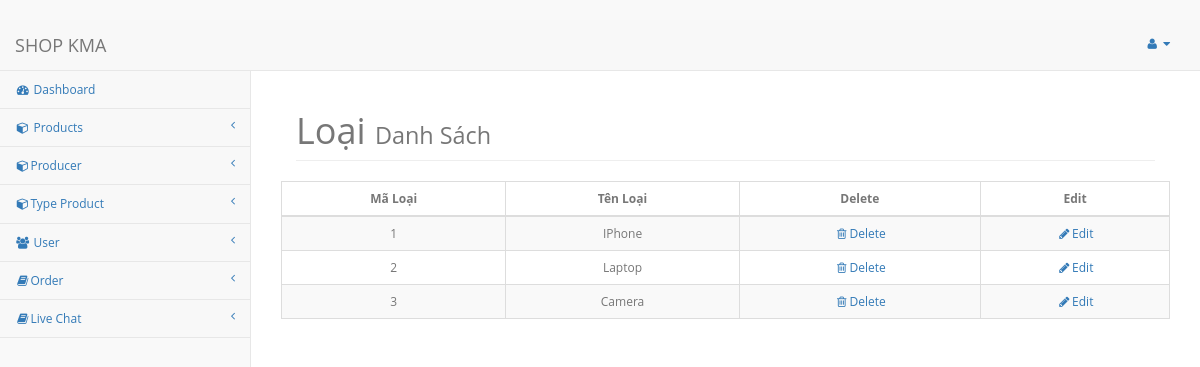
Page /listType (signed in) on the committed database.
### tables this page shows
CREATE TABLE `typeProducts` (
  `MaLoai` int(11) NOT NULL,
  `TenLoai` text NOT NULL,
  `createDate` timestamp NULL DEFAULT current_timestamp()
);

### src/Controller/AdminController.php (called while the page is built, shortened)
<?php
class AdminController
{
    public function listViewType()
    {
        require_once 'views/Admin/Type/listTypeView.php';
    }
}

### src/Core/Bootstrap.php (called while the page is built, shortened)
<?php
App::bind('config/app', require_once "config/app.php");
Route::load("config/router.php")
    ->direct(Request::uri()[0], Request::method());
?>

### index.php (called while the page is built, shortened)
<?php
require_once "./src/Core/Bootstrap.php";

### src/Database/DB.php (called while the page is built, shortened)
<?php
class DB
{
    private static $self;
    public static function makeConnection() {
        if (empty(self::$self)) {
            self::$self = new \mysqli(
              App::get('config/app')['database']['host'],
              App::get('config/app')['database']['username'],
              App::get('config/app')['database']['password'],
              App::get('config/app')['database']['database']
            );
        }
        return self::$self;
    }
}

### src/Model/AdminModel.php (called while the page is built, shortened)
<?php
class AdminModel
{
    public static function selectAllType()
    {
        return DB::makeConnection()->query("SELECT * FROM typeProducts");
    }
}

### src/Core/App.php (called while the page is built, shortened)
<?php
class App
{
    private static $aRegistry = [];
    public static function bind($key, $val)
    {
        self::$aRegistry[$key] = $val;
    }
    public static function get($key)
    {
        return array_key_exists($key, self::$aRegistry) ? self::$aRegistry[$key] : false;
    }
}

### src/Core/URL.php (called while the page is built, shortened)
<?php
class URL
{
    public static function uri($path = '') {
        if (empty($path)) {
            return App::get('config/app')['homeURL'];
        }
        return App::get('config/app')['homeURL'] . ltrim($path, '/');
    }
}

### views/Admin/Type/listTypeView.php (the view, shortened to what this page needs)
<?php
if (!isset($_SESSION['login_true'])) {
    header('location:' . URL::uri('admin'));
} else {
    require_once 'views/Admin/header.php';
    require_once 'views/Admin/navigation.php';
    $row = AdminModel::selectAllType()->fetch_all();
    ?>
    <div id="page-wrapper">
        <div class="container-fluid">
            <div class="row">
                <div class="col-lg-12">
                    <h1 class="page-header">Loại
                        <small>Danh Sách</small>
                    </h1>
                </div>
                <table class="table table-striped table-bordered table-hover" id="dataTables-example"
                       style="text-align: center">
                    <thead>
                    <tr align="center" style="text-align: center">
                        <th style="text-align: center">Mã Loại</th>
                        <th style="text-align: center">Tên Loại</th>
                        <th style="text-align: center">Delete</th>
                        <th style="text-align: center">Edit</th>
                    </tr>
                    </thead>
                    <tbody>
                    <?php foreach ($row as $item): ?>
                        <tr class="odd gradeX" align="center">
                            <td><?php echo $item[0]; ?></td>
                            <td><?php echo $item[1]; ?></td>
                            <td class="center"><a
                                        onclick="return confirm('Are you sure you want to delete this item?');"
                                        href="<?php echo URL::uri('deleteType'); ?>/<?= $item[0]; ?>"><i class="fa fa-trash-o  fa-fw"></i>Delete</a></td>
                            <td class="center"><a
                                        onclick="return confirm('Are you sure you want to edit this item?');"
                                        href="<?php echo URL::uri('updateType'); ?>/<?= $item[0]; ?>"><i class="fa fa-pencil fa-fw"></i>Edit</a></td>
                        </tr>
                    <?php endforeach;
                    ?>
                </table>
            </div>
        </div>
    </div>
    </div>
    <?php
    require_once 'views/Admin/footer.php';
}
?>

### assets/style/print.css (style rules this page uses)
body { padding-top: 0; font-size: 12px; color: #777; background: #f9f9f9; font-family: 'Open Sans',sans-serif; margin-top:20px; }
small, .small { font-size: 85%; }

### rows in the picture
typeproducts: MaLoai "1", TenLoai "IPhone"
typeproducts: MaLoai "2", TenLoai "Laptop"
typeproducts: MaLoai "3", TenLoai "Camera"
